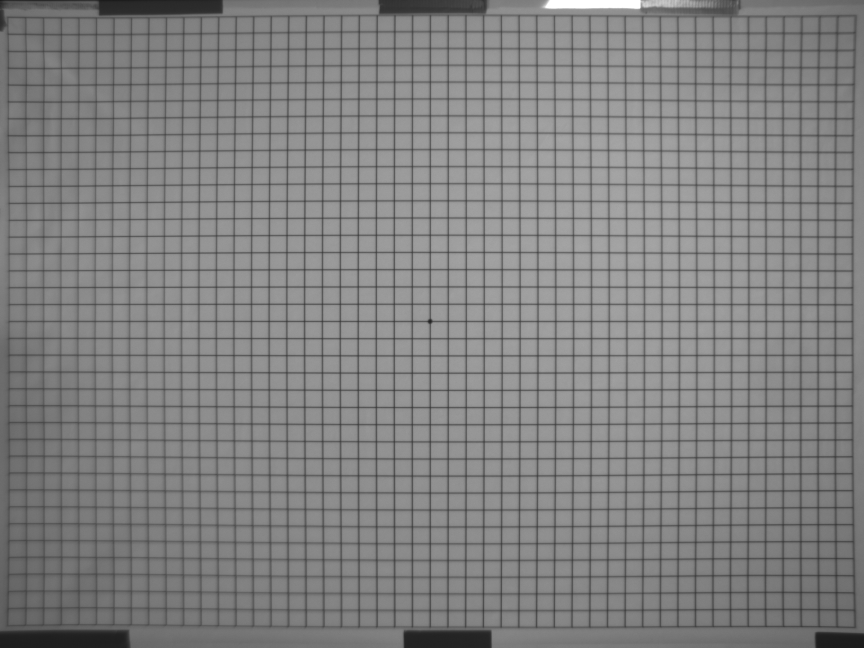
#> input picture Paraxial_image/hyttest2.png, 2592 x 1944 px (shown at 1/3 size)
$ jupyter execute --allow-errors paraxial.ipynb
#> lines starting #> are read from the running program, lines starting #| are printed output that depends on the picture
[cell 1]
import numpy as np
from PIL import Image
import cv2
import matplotlib.pyplot as plt

[cell 2]
FC = 5.267
L = 1307.53 - FC ## (mm)
h = 29 ## (mm)
px_size = 2.2 * 10**(-3) ##(mm)
hx = 30 ## (mm)

[cell 3]
#create a blank image
img = cv2.imread("hyttest2.png")
#> img is the input picture: shape (1944, 2592, 3); min 22, max 255, mean 129.3
shape = np.shape(img)
#> shape = (1944, 2592, 3)

print(f"shape of original image {shape}")
#| shape of original image (1944, 2592, 3)
blank_image = np.zeros((1944,2592))

[cell 4]
x_offsett = 0

h_pixel = (h*FC/L) / px_size
h_pixelx = (hx*FC/L) / px_size

y = int((shape[0]/2) - h_pixel * 17)
#> y = 65
x = int((shape[1]/2) - h_pixelx * 27)
#> x = -193

blank_image[y , x] = 255

print(f"start point x : {x} y: {y}")
#| start point x : -193 y: 65


#> (the rest of this cell did not finish here and is left out)

[cell 5]
plt.imsave("paraxial_image.png",blank_image)
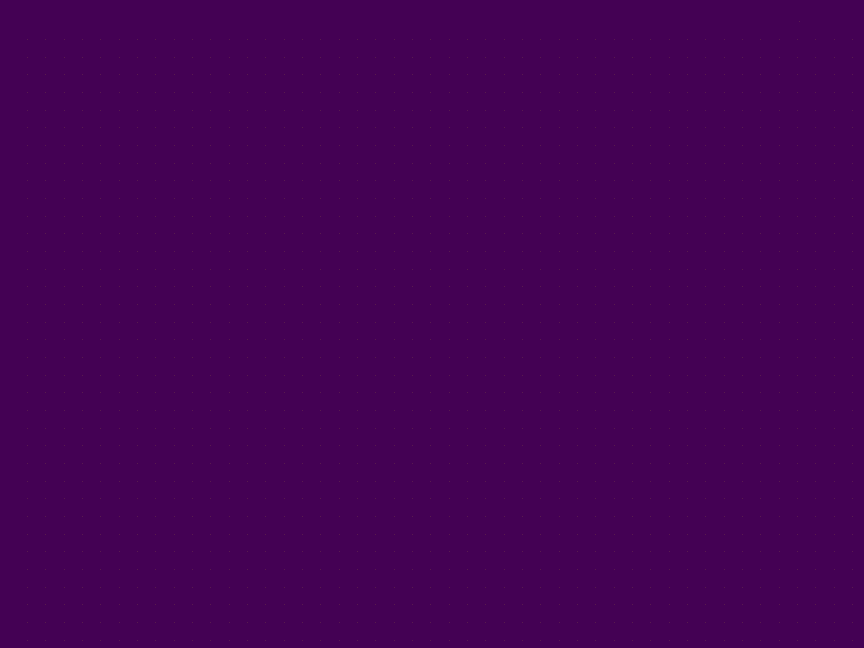
#> saved as paraxial_image.png: shape (1944, 2592, 3) (shown at 1/3 size); mean R, G, B 68.1, 1.1, 84
